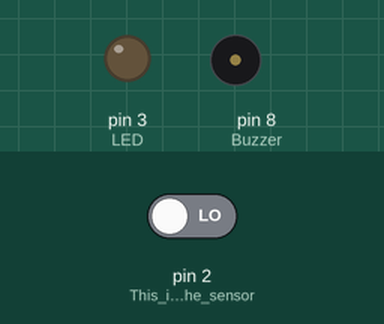
Recording of a sketch running on a simulated Arduino Uno, built with avr-gcc and run on an emulated ATmega328P. Shown: output pins drawn as LEDs (lit = HIGH), buzzer (waves = sounding, pin HIGH). Dashed ring = blinking. The test bench sets the inputs (shaded band); at power-on: pin 2 (This_is_the_sensor) LOW.

Above: at 1.2 s.
1.3 s: pin 2 (This_is_the_sensor) driven HIGH
At 1.51 s:
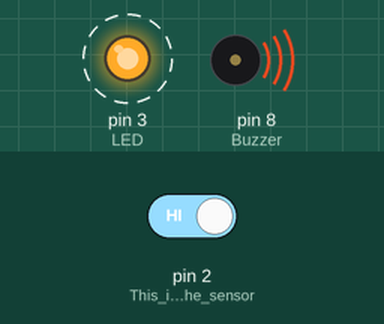
4.3 s: pin 2 (This_is_the_sensor) driven LOW
At 4.3 s:
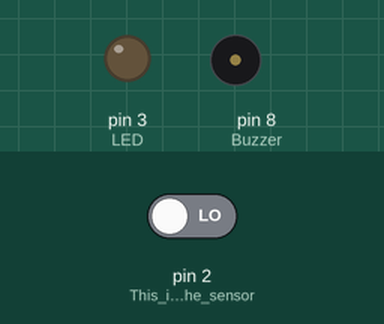
Timing chart, 0 to 7.3 s (numbered marks = the images above; inputs shaded):
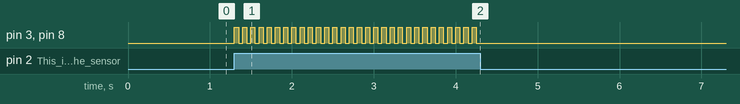

Measured:
- after the input at 1.3 s, pin 3 (LED), pin 8 (Buzzer): alternates HIGH for 0.05 s and LOW for 0.05 s, starting at once
- after the input at 4.3 s, pin 3 (LED), pin 8 (Buzzer): stops changing and stays LOW

The sketch:

STEAM-project.ino
```cpp
void setup()
{
  // put your setup code here, to run once:
  pinMode(2, INPUT); // This is the sensor
  pinMode(3, OUTPUT); // LED
  pinMode(8, OUTPUT); // Buzzer
}

void loop()
{
  // put your main code here, to run repeatedly:
  if (digitalRead(2) == HIGH) // Check if the sensor has detected an obstacle
  {
    digitalWrite(8, HIGH);
    digitalWrite(3, HIGH);
    delay(50);
    digitalWrite(8, LOW);
    digitalWrite(3, LOW);
    delay(50);
  }
  else
  { // If there is no obstacle, the LED will turn off
    digitalWrite(8, LOW);
    digitalWrite(3, LOW);
  }
}
```
